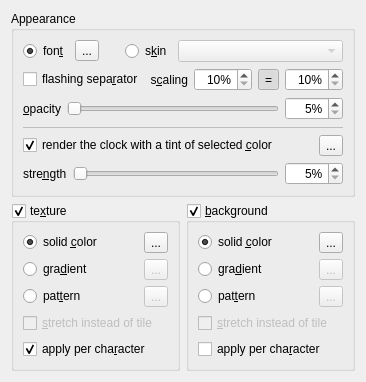
     <widget class="QWidget" name="appearance_tab">
      <attribute name="title">
       <string>Appearance</string>
      </attribute>
      <layout class="QGridLayout" name="gridLayout_4">
       <item row="0" column="0" colspan="2">
        <widget class="QGroupBox" name="appearance_group">
         <property name="title">
          <string>Appearance</string>
         </property>
         <layout class="QVBoxLayout" name="verticalLayout_4">
          <item>
           <layout class="QHBoxLayout" name="skin_layout">
            <item>
             <widget class="QRadioButton" name="font_rbtn">
              <property name="text">
               <string>fon&amp;t</string>
              </property>
              <property name="checked">
               <bool>true</bool>
              </property>
             </widget>
            </item>
            <item>
             <widget class="QToolButton" name="select_font_btn">
              <property name="text">
               <string notr="true">...</string>
              </property>
             </widget>
            </item>
            <item>
             <spacer name="skin_spacer">
              <property name="orientation">
               <enum>Qt::Orientation::Horizontal</enum>
              </property>
              <property name="sizeType">
               <enum>QSizePolicy::Policy::Fixed</enum>
              </property>
              <property name="sizeHint" stdset="0">
               <size>
                <width>20</width>
                <height>20</height>
               </size>
              </property>
             </spacer>
            </item>
            <item>
             <widget class="QRadioButton" name="skin_rbtn">
              <property name="text">
               <string>s&amp;kin</string>
              </property>
             </widget>
            </item>
            <item>
             <widget class="QComboBox" name="skin_cbox">
              <property name="enabled">
               <bool>false</bool>
              </property>
              <property name="sizePolicy">
               <sizepolicy hsizetype="MinimumExpanding" vsizetype="Fixed">
                <horstretch>0</horstretch>
                <verstretch>0</verstretch>
               </sizepolicy>
              </property>
             </widget>
            </item>
           </layout>
          </item>
          <item>
           <layout class="QHBoxLayout" name="horizontalLayout_2">
            <item>
             <widget class="QCheckBox" name="is_separator_flashes">
              <property name="text">
               <string>flashing sepa&amp;rator</string>
              </property>
             </widget>
            </item>
            <item>
             <widget class="QLabel" name="scaling_label">
              <property name="text">
               <string>s&amp;caling</string>
              </property>
              <property name="alignment">
               <set>Qt::AlignmentFlag::AlignRight|Qt::AlignmentFlag::AlignTrailing|Qt::AlignmentFlag::AlignVCenter</set>
              </property>
              <property name="buddy">
               <cstring>scaling_x_edit</cstring>
              </property>
             </widget>
            </item>
            <item>
             <widget class="QSpinBox" name="scaling_x_edit">
              <property name="toolTip">
               <string>horizontal scaling</string>
              </property>
              <property name="alignment">
               <set>Qt::AlignmentFlag::AlignRight|Qt::AlignmentFlag::AlignTrailing|Qt::AlignmentFlag::AlignVCenter</set>
              </property>
              <property name="suffix">
               <string notr="true">%</string>
              </property>
              <property name="minimum">
               <number>10</number>
              </property>
              <property name="maximum">
               <number>800</number>
              </property>
             </widget>
            </item>
            <item>
             <widget class="QToolButton" name="scaling_same_btn">
              <property name="toolTip">
               <string>same scaling</string>
              </property>
              <property name="text">
               <string notr="true">=</string>
              </property>
              <property name="checkable">
               <bool>true</bool>
              </property>
              <property name="checked">
               <bool>true</bool>
              </property>
              <property name="autoRaise">
               <bool>true</bool>
              </property>
             </widget>
            </item>
            <item>
             <widget class="QSpinBox" name="scaling_y_edit">
              <property name="toolTip">
               <string>vertical scaling</string>
              </property>
              <property name="alignment">
               <set>Qt::AlignmentFlag::AlignRight|Qt::AlignmentFlag::AlignTrailing|Qt::AlignmentFlag::AlignVCenter</set>
              </property>
              <property name="suffix">
               <string notr="true">%</string>
              </property>
              <property name="minimum">
               <number>10</number>
              </property>
              <property name="maximum">
               <number>800</number>
              </property>
             </widget>
            </item>
           </layout>
          </item>
          <item>
           <layout class="QHBoxLayout" name="opacity_layout">
            <item>
             <widget class="QLabel" name="opacity_label">
              <property name="text">
               <string>&amp;opacity</string>
              </property>
              <property name="buddy">
               <cstring>opacity_slider</cstring>
              </property>
             </widget>
            </item>
            <item>
             <widget class="QSlider" name="opacity_slider">
              <property name="minimum">
               <number>5</number>
              </property>
              <property name="maximum">
               <number>100</number>
              </property>
              <property name="orientation">
               <enum>Qt::Orientation::Horizontal</enum>
              </property>
             </widget>
            </item>
            <item>
             <widget class="QSpinBox" name="opacity_edit">
              <property name="alignment">
               <set>Qt::AlignmentFlag::AlignRight|Qt::AlignmentFlag::AlignTrailing|Qt::AlignmentFlag::AlignVCenter</set>
              </property>
              <property name="suffix">
               <string notr="true">%</string>
              </property>
              <property name="minimum">
               <number>5</number>
              </property>
              <property name="maximum">
               <number>100</number>
              </property>
             </widget>
            </item>
           </layout>
          </item>
          <item>
           <widget class="Line" name="line">
            <property name="enabled">
             <bool>false</bool>
            </property>
            <property name="frameShadow">
             <enum>QFrame::Shadow::Plain</enum>
            </property>
            <property name="orientation">
             <enum>Qt::Orientation::Horizontal</enum>
            </property>
           </widget>
          </item>
          <item>
           <layout class="QHBoxLayout" name="colorization_layout_1">
            <item>
             <widget class="QCheckBox" name="use_colorization">
              <property name="text">
               <string>render the clock with a tint of selected &amp;color</string>
              </property>
              <property name="checked">
               <bool>true</bool>
              </property>
             </widget>
            </item>
            <item>
             <widget class="QToolButton" name="select_colorization_color">
              <property name="toolTip">
               <string>colorization color</string>
              </property>
              <property name="text">
               <string notr="true">...</string>
              </property>
             </widget>
            </item>
           </layout>
          </item>
          <item>
           <layout class="QHBoxLayout" name="colorization_layout_2">
            <item>
             <widget class="QLabel" name="colorization_strength_label">
              <property name="text">
               <string>stre&amp;ngth</string>
              </property>
              <property name="buddy">
               <cstring>colorization_strength_slider</cstring>
              </property>
             </widget>
            </item>
            <item>
             <widget class="QSlider" name="colorization_strength_slider">
              <property name="minimum">
               <number>5</number>
              </property>
              <property name="maximum">
               <number>100</number>
              </property>
              <property name="orientation">
               <enum>Qt::Orientation::Horizontal</enum>
              </property>
             </widget>
            </item>
            <item>
             <widget class="QSpinBox" name="colorization_strength_edit">
              <property name="alignment">
               <set>Qt::AlignmentFlag::AlignRight|Qt::AlignmentFlag::AlignTrailing|Qt::AlignmentFlag::AlignVCenter</set>
              </property>
              <property name="suffix">
               <string notr="true">%</string>
              </property>
              <property name="minimum">
               <number>5</number>
              </property>
              <property name="maximum">
               <number>100</number>
              </property>
             </widget>
            </item>
           </layout>
          </item>
         </layout>
        </widget>
       </item>
       <item row="1" column="0">
        <widget class="QGroupBox" name="texture_group">
         <property name="title">
          <string>te&amp;xture</string>
         </property>
         <property name="checkable">
          <bool>true</bool>
         </property>
         <layout class="QGridLayout" name="gridLayout_2">
          <item row="0" column="0">
           <widget class="QRadioButton" name="tx_solid_color_rbtn">
            <property name="text">
             <string>solid &amp;color</string>
            </property>
            <property name="checked">
             <bool>true</bool>
            </property>
           </widget>
          </item>
          <item row="2" column="0">
           <widget class="QRadioButton" name="tx_pattern_rbtn">
            <property name="text">
             <string>pat&amp;tern</string>
            </property>
           </widget>
          </item>
          <item row="1" column="1">
           <widget class="QToolButton" name="tx_select_gradient_btn">
            <property name="enabled">
             <bool>false</bool>
            </property>
            <property name="text">
             <string notr="true">...</string>
            </property>
           </widget>
          </item>
          <item row="0" column="1">
           <widget class="QToolButton" name="tx_select_color_btn">
            <property name="text">
             <string notr="true">...</string>
            </property>
           </widget>
          </item>
          <item row="4" column="0" colspan="2">
           <widget class="QCheckBox" name="tx_per_element_cb">
            <property name="text">
             <string>apply per cha&amp;racter</string>
            </property>
            <property name="checked">
             <bool>true</bool>
            </property>
           </widget>
          </item>
          <item row="2" column="1">
           <widget class="QToolButton" name="tx_select_pattern_btn">
            <property name="enabled">
             <bool>false</bool>
            </property>
            <property name="text">
             <string notr="true">...</string>
            </property>
           </widget>
          </item>
          <item row="1" column="0">
           <widget class="QRadioButton" name="tx_gradient_rbtn">
            <property name="text">
             <string>gra&amp;dient</string>
            </property>
           </widget>
          </item>
          <item row="3" column="0" colspan="2">
           <widget class="QCheckBox" name="tx_pattern_stretch">
            <property name="enabled">
             <bool>false</bool>
            </property>
            <property name="text">
             <string>&amp;stretch instead of tile</string>
            </property>
           </widget>
          </item>
         </layout>
        </widget>
       </item>
       <item row="1" column="1">
        <widget class="QGroupBox" name="background_group">
         <property name="title">
          <string>&amp;background</string>
         </property>
         <property name="checkable">
          <bool>true</bool>
         </property>
         <layout class="QGridLayout" name="gridLayout_3">
          <item row="4" column="0" colspan="2">
           <widget class="QCheckBox" name="bg_per_element_cb">
            <property name="text">
             <string>apply per cha&amp;racter</string>
            </property>
           </widget>
          </item>
          <item row="0" column="0">
           <widget class="QRadioButton" name="bg_solid_color_rbtn">
            <property name="text">
             <string>solid &amp;color</string>
            </property>
            <property name="checked">
             <bool>true</bool>
            </property>
           </widget>
          </item>
          <item row="2" column="0">
           <widget class="QRadioButton" name="bg_pattern_rbtn">
            <property name="text">
             <string>pat&amp;tern</string>
            </property>
           </widget>
          </item>
          <item row="2" column="1">
           <widget class="QToolButton" name="bg_select_pattern_btn">
            <property name="enabled">
             <bool>false</bool>
            </property>
            <property name="text">
             <string notr="true">...</string>
            </property>
           </widget>
          </item>
          <item row="1" column="0">
           <widget class="QRadioButton" name="bg_gradient_rbtn">
            <property name="text">
             <string>gra&amp;dient</string>
            </property>
           </widget>
          </item>
          <item row="0" column="1">
           <widget class="QToolButton" name="bg_select_color_btn">
            <property name="text">
             <string notr="true">...</string>
            </property>
           </widget>
          </item>
          <item row="1" column="1">
           <widget class="QToolButton" name="bg_select_gradient_btn">
            <property name="enabled">
             <bool>false</bool>
            </property>
            <property name="text">
             <string notr="true">...</string>
            </property>
           </widget>
          </item>
          <item row="3" column="0" colspan="2">
           <widget class="QCheckBox" name="bg_pattern_stretch">
            <property name="enabled">
             <bool>false</bool>
            </property>
            <property name="text">
             <string>&amp;stretch instead of tile</string>
            </property>
           </widget>
          </item>
         </layout>
        </widget>
       </item>
      </layout>
     </widget>
